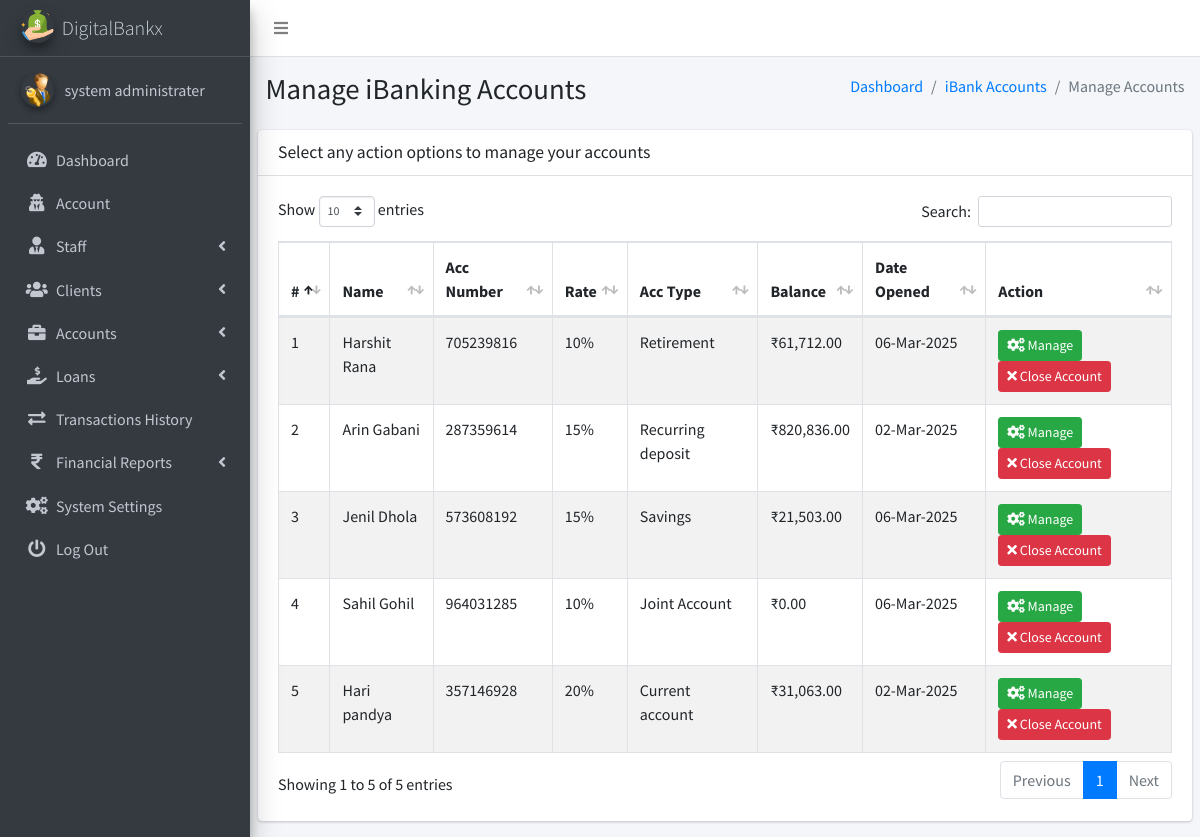
Page /admin/pages_manage_acc_openings.php (signed in) on the earlier database version.
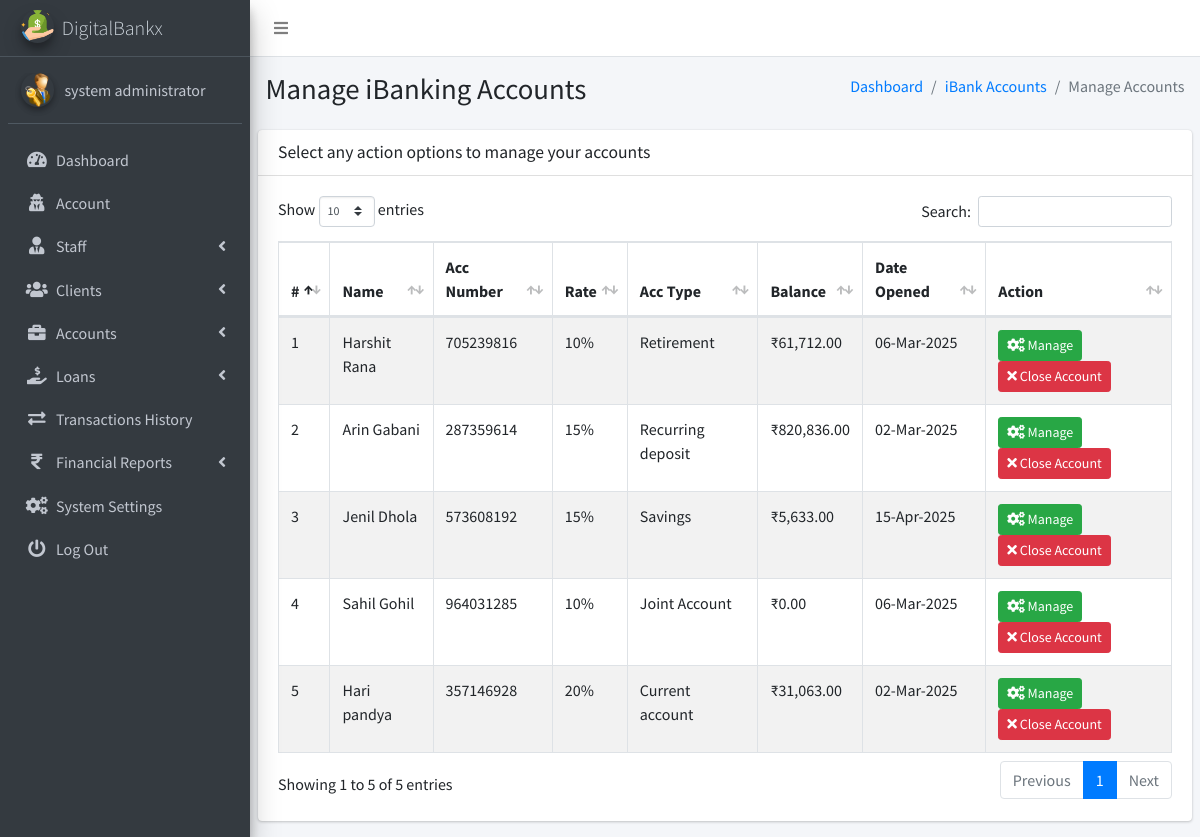
Same page on the later database version.
### tables this page shows
CREATE TABLE `ib_admin` (
  `admin_id` int(11) NOT NULL,
  `name` varchar(200) NOT NULL,
  `email` varchar(200) NOT NULL,
  `number` varchar(200) NOT NULL,
  `password` varchar(200) NOT NULL,
  `profile_pic` varchar(200) NOT NULL,
  `is_active` tinyint(1) NOT NULL DEFAULT 1,
  `otp` varchar(6) DEFAULT NULL,
  `otp_expiry` datetime DEFAULT NULL
);

CREATE TABLE `ib_bankaccounts` (
  `account_id` int(20) NOT NULL,
  `acc_name` varchar(200) NOT NULL,
  `account_number` varchar(200) NOT NULL,
  `acc_type` varchar(200) NOT NULL,
  `acc_rates` varchar(200) NOT NULL,
  `acc_status` varchar(200) NOT NULL,
  `acc_amount` decimal(10,2) NOT NULL,
  `client_id` int(10) UNSIGNED DEFAULT NULL,
  `created_at` timestamp(6) NOT NULL DEFAULT current_timestamp(6) ON UPDATE current_timestamp(6),
  `is_active` tinyint(1) NOT NULL DEFAULT 1
);

### admin/pages_manage_acc_openings.php (the view, shortened to what the changed rows need)
<?php
include('conf/config.php');
?>
<!DOCTYPE html>
<html>
<?php include("dist/_partials/head.php"); ?>
<body class="hold-transition sidebar-mini layout-fixed layout-navbar-fixed">
    <div class="wrapper">
        <?php include("dist/_partials/sidebar.php"); ?>
        <div class="content-wrapper">
            <section class="content-header">
                <div class="container-fluid">
                    <div class="row mb-2">
                        <div class="col-sm-6">
                            <h1>Manage iBanking Accounts</h1>
                        </div>
                    </div>
                </div>
            </section>
            <section class="content">
                <div class="row">
                    <div class="col-12">
                        <div class="card">
                            <div class="card-body">
                                <table id="example1" class="table table-hover table-bordered table-striped">
                                    <thead>
                                        <tr>
                                            <th>#</th>
                                            <th>Name</th>
                                            <th>Acc Number</th>
                                            <th>Rate</th>
                                            <th>Acc Type</th>
                                            <th>Balance</th>
                                            <th>Date Opened</th>
                                            <th>Action</th>
                                        </tr>
                                    </thead>
                                    <tbody>
                                        <?php
                                        $ret = "SELECT
                                        b.*,
                                        c.name AS client_name
                                    FROM iB_bankAccounts b
                                    LEFT JOIN ib_clients c ON b.client_id = c.client_id
                                    ORDER BY RAND()";
                                        $stmt = $mysqli->prepare($ret);
                                        $stmt->execute();
                                        $res = $stmt->get_result();
                                        $cnt = 1;
                                        while ($row = $res->fetch_object()) {
                                            $dateOpened = $row->created_at ?? 'N/A';
                                        ?>
                                            <tr>
                                                <td><?php echo $cnt; ?></td>
                                                <td><?php echo htmlspecialchars($row->acc_name ?? 'N/A'); ?></td>
                                                <td><?php echo htmlspecialchars($row->account_number ?? 'N/A'); ?></td>
                                                <td><?php echo htmlspecialchars($row->acc_rates ?? '0.00'); ?>%</td>
                                                <td><?php echo htmlspecialchars($row->acc_type ?? 'N/A'); ?></td>
                                                <td>₹<?php echo htmlspecialchars(  number_format($row->acc_amount ?? 0, 2)); ?></td>
                                                <td><?php echo $dateOpened !== 'N/A' ? date("d-M-Y", strtotime($dateOpened)) : 'N/A'; ?></td>
                                                <td>
                                                    <a class="btn btn-success btn-sm" href="pages_update_client_accounts.php?account_id=<?php echo $row->account_id; ?>">
                                                        <i class="fas fa-cogs"></i> Manage
                                                    </a>
                                                    <a class="btn btn-danger btn-sm" href="pages_manage_acc_openings.php?deleteBankAcc=<?php echo $row->account_id; ?>">
                                                        <i class="fas fa-times"></i> Close Account
                                                    </a>
                                                </td>
                                            </tr>
                                        <?php $cnt++; } ?>
                                    </tbody>
                                </table>
                            </div>
                        </div>
                    </div>
                </div>
            </section>
        </div>
    </div>
</body>
</html>

### admin/dist/_partials/sidebar.php (shortened to what the changed rows need)
<aside class="main-sidebar sidebar-dark-primary elevation-4">
    <?php
    $admin_id = $_SESSION['admin_id'];
    $query = "SELECT * FROM iB_admin WHERE admin_id = ?";
    $stmt = $mysqli->prepare($query);
    $stmt->bind_param('i', $admin_id);
    $stmt->execute();
    $res = $stmt->get_result();
    while ($row = $res->fetch_object()) {
        $profile_picture = empty($row->profile_pic)
            ? "<img src='dist/img/user_icon.png' class='img-circle elevation-2' alt='User Image'>"
            : "<img src='dist/img/$row->profile_pic' class='img-circle elevation-2' alt='User Image'>";
        $sys_query = "SELECT * FROM iB_SystemSettings";
        $stmt = $mysqli->prepare($sys_query);
        $stmt->execute();
        $sys_res = $stmt->get_result();
        while ($sys = $sys_res->fetch_object()) {
            ?>
            <a href="pages_dashboard.php" class="brand-link text-light">
                <img src="dist/img/<?php echo $sys->sys_logo; ?>" alt="Logo" class="brand-image img-circle elevation-3">
                <span class="brand-text font-weight-light"><?php echo $sys->sys_name; ?></span>
            </a>
            <div class="sidebar">
                <div class="user-panel mt-3 pb-3 mb-3 d-flex">
                    <div class="image"><?php echo $profile_picture; ?></div>
                    <div class="info">
                        <a href="#" class="d-block"><?php echo $row->name; ?></a>
                    </div>
                </div>
                <nav class="mt-2">
                    <ul class="nav nav-pills nav-sidebar flex-column" data-widget="treeview" role="menu">
                        <li class="nav-item">
                            <a href="pages_dashboard.php" class="nav-link">
                                <i class="nav-icon fas fa-tachometer-alt"></i>
                                <p>Dashboard</p>
                            </a>
                        </li>
                        <li class="nav-item">
                            <a href="pages_account.php" class="nav-link">
                                <i class="nav-icon fas fa-user-secret"></i>
                                <p>Account</p>
                            </a>
                        </li>
                        <li class="nav-item has-treeview">
                            <a href="#" class="nav-link">
                                <i class="nav-icon fas fa-user-tie"></i>
                                <p>Staff <i class="fas fa-angle-left right"></i></p>
                            </a>
                        </li>
                        <li class="nav-item has-treeview">
                            <a href="#" class="nav-link">
                                <i class="nav-icon fas fa-users"></i>
                                <p>Clients <i class="fas fa-angle-left right"></i></p>
                            </a>
                        </li>
                        <li class="nav-item has-treeview">
                            <a href="#" class="nav-link">
                                <i class="nav-icon fas fa-briefcase"></i>
                                <p>Accounts <i class="fas fa-angle-left right"></i></p>
                            </a>
                        </li>
                        <li class="nav-item has-treeview">
                            <a href="#" class="nav-link">
                                <i class="nav-icon fas fa-hand-holding-usd"></i>
                                <p>
                                    Loans
                                    <i class="fas fa-angle-left right"></i>
                                </p>
                            </a>
                        </li>
                        <li class="nav-item">
                            <a href="pages_transactions_engine.php" class="nav-link">
                                <i class="nav-icon fas fa-exchange-alt"></i>
                                <p>Transactions History</p>
                            </a>
                        </li>
                        <li class="nav-item has-treeview">
                            <a href="#" class="nav-link">
                                <i class="nav-icon fas fa-rupee-sign"></i>
                                <p>Financial Reports <i class="fas fa-angle-left right"></i></p>
                            </a>
                        </li>
                        <li class="nav-item">
                            <a href="pages_system_settings.php" class="nav-link">
                                <i class="nav-icon fas fa-cogs"></i>
                                <p>System Settings</p>
                            </a>
                        </li>
                        <li class="nav-item">
                            <a href="pages_logout.php" class="nav-link">
                                <i class="nav-icon fas fa-power-off"></i>
                                <p>Log Out</p>
                            </a>
                        </li>
                    </ul>
                </nav>
            </div>
        </aside>
    <?php }
    } ?>

Differences in the rows shown:
changed ib_admin: name "system administrater" → "system administrator"
changed ib_bankaccounts "Jenil Dhola": acc_amount "21,503.00" → "5,633.00"; created_at "06-Mar-2025" → "15-Apr-2025"
